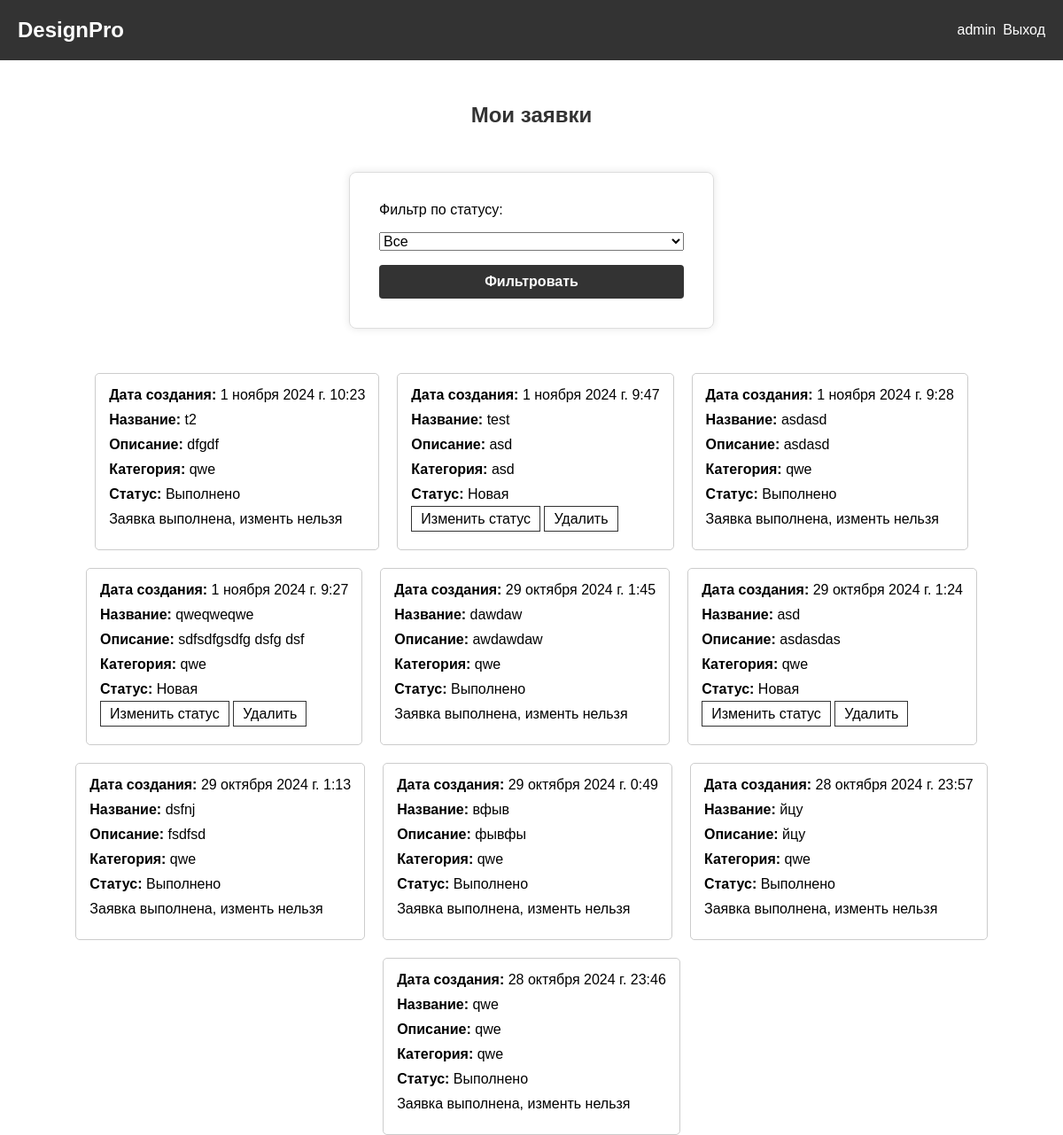
/view_requests/ (signed in), run on an earlier commit of the app's database.
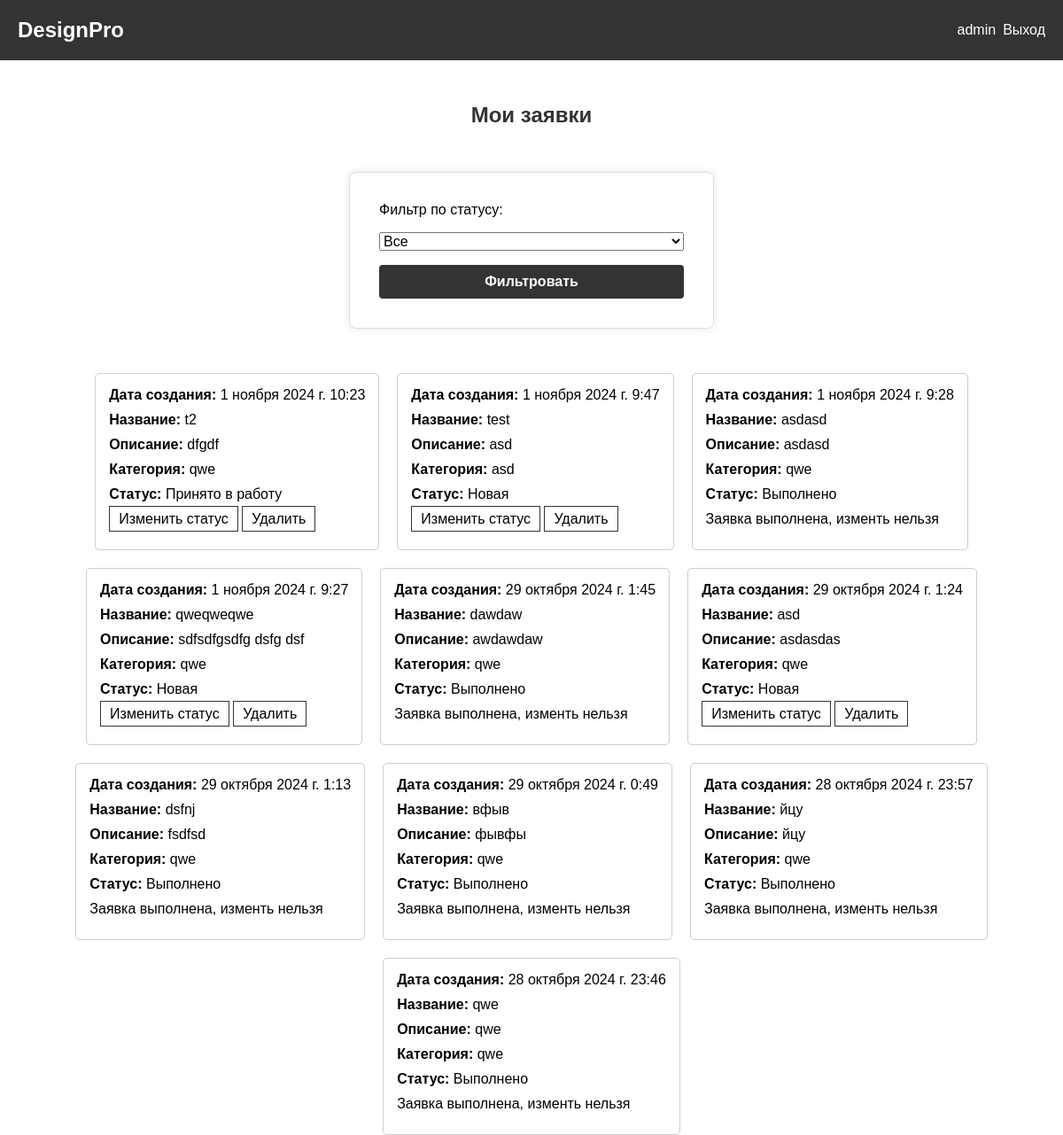
And on a later commit of the database.
### users/models.py (models this page shows, shortened)
class DesignRequest(models.Model):
    STATUS_CHOICES = (
        ('Новая', 'Новая'),
        ('Принято в работу', 'Принято в работу'),
        ('Выполнено', 'Выполнено'),
    )
    user = models.ForeignKey(User, on_delete=models.CASCADE)
    title = models.CharField(max_length=200, verbose_name='Название')
    description = models.TextField(verbose_name='Описание')
    category = models.ForeignKey(Category, on_delete=models.SET_NULL, null=True, verbose_name='Категория')
    image = models.ImageField(upload_to='design_requests/', validators=[
        FileExtensionValidator(allowed_extensions=['jpg', 'jpeg', 'png', 'bmp'])
    ], verbose_name='Изображение')
    status = models.CharField(max_length=20, choices=STATUS_CHOICES, default='Новая', verbose_name='Статус')
    created_at = models.DateTimeField(auto_now_add=True, verbose_name='Дата создания')
    design_image = models.ImageField(upload_to='designs/', validators=[
        FileExtensionValidator(allowed_extensions=['jpg', 'jpeg', 'png', 'bmp'])
    ], null=True, blank=True, verbose_name='Изображение дизайна')
    comment = models.TextField(null=True, blank=True, verbose_name='Комментарий')

class Category(models.Model):
    name = models.CharField(
        max_length=100,
        unique=True,
        verbose_name='Название категории',
        error_messages={
            'unique': 'Категория с таким названием уже существует',
        }
    )
    def __str__(self):
        return self.name

### users/views.py (the view)
# urls.py: path('view_requests/', views.view_requests, name='view_requests'),
@login_required
def view_requests(request):
    if request.user.is_superuser:
        requests = DesignRequest.objects.all().order_by('-created_at')
    else:
        requests = DesignRequest.objects.filter(user=request.user).order_by('-created_at')
    status_filter = request.GET.get('status')
    if status_filter:
        requests = requests.filter(status=status_filter)
    return render(request, 'view_requests.html', {
        'requests': requests,
        'status_choices': DesignRequest.STATUS_CHOICES
    })

### designpro/templates/view_requests.html (shortened to what this page needs)
{% extends 'base.html' %}
{% block content %}
<h2>Мои заявки</h2>
<form method="get">
    <label for="status">Фильтр по статусу:</label>
    <select name="status" id="status">
        <option value="">Все</option>
    </select>
    <button type="submit">Фильтровать</button>
</form>
<div class="requests-list">
    {% for request in requests %}
    <div class="request-card">
        <p><strong>Дата создания:</strong> {{ request.created_at }}</p>
        <p><strong>Название:</strong> {{ request.title }}</p>
        <p><strong>Описание:</strong> {{ request.description }}</p>
        <p><strong>Категория:</strong> {{ request.category }}</p>
        <p><strong>Статус:</strong> {{ request.status }}</p>
        {% if user.is_superuser %}
            {% if request.status == 'Принято в работу' %}
                <a href="{% url 'update_request_status' request.pk %}">Изменить статус</a>
                <a href="{% url 'delete_request' request.pk %}">Удалить</a>
            {% endif %}
            {% if request.status == 'Новая' %}
                <a href="{% url 'update_request_status' request.pk %}">Изменить статус</a>
                <a href="{% url 'delete_request' request.pk %}">Удалить</a>
            {% endif %}
            {% if request.status == 'Выполнено' %}
                <p>Заявка выполнена, изменть нельзя</p>
            {% endif %}
        {% endif %}
    </div>
    {% endfor %}
</div>
{% endblock %}

What changed in the data, as far as the page shows it:
changed DesignRequest "dfgdf": status "Выполнено" → "Принято в работу"; status "Заявка выполнена, изменть нельзя" → "Изменить статус Удалить"
